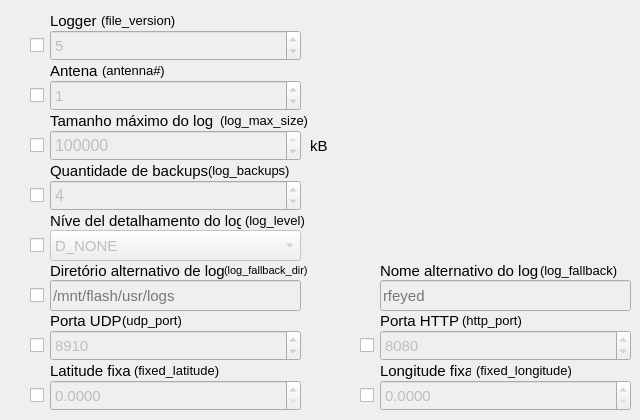
      <widget class="QWidget" name="tab_8">
       <attribute name="title">
        <string>Avançado</string>
       </attribute>
       <widget class="QLabel" name="conf_versao_label">
        <property name="geometry">
         <rect>
          <x>50</x>
          <y>10</y>
          <width>51</width>
          <height>21</height>
         </rect>
        </property>
        <property name="font">
         <font>
          <pointsize>11</pointsize>
         </font>
        </property>
        <property name="text">
         <string>Logger</string>
        </property>
       </widget>
       <widget class="QSpinBox" name="conf_versao_sbox">
        <property name="enabled">
         <bool>false</bool>
        </property>
        <property name="geometry">
         <rect>
          <x>50</x>
          <y>30</y>
          <width>251</width>
          <height>31</height>
         </rect>
        </property>
        <property name="font">
         <font>
          <pointsize>11</pointsize>
         </font>
        </property>
        <property name="maximum">
         <number>9999999</number>
        </property>
        <property name="singleStep">
         <number>1</number>
        </property>
        <property name="value">
         <number>5</number>
        </property>
        <property name="displayIntegerBase">
         <number>10</number>
        </property>
       </widget>
       <widget class="QCheckBox" name="conf_versao_check">
        <property name="geometry">
         <rect>
          <x>30</x>
          <y>30</y>
          <width>20</width>
          <height>31</height>
         </rect>
        </property>
        <property name="text">
         <string/>
        </property>
       </widget>
       <widget class="QSpinBox" name="conf_udpport_sbox">
        <property name="enabled">
         <bool>false</bool>
        </property>
        <property name="geometry">
         <rect>
          <x>50</x>
          <y>330</y>
          <width>251</width>
          <height>31</height>
         </rect>
        </property>
        <property name="font">
         <font>
          <pointsize>11</pointsize>
         </font>
        </property>
        <property name="maximum">
         <number>9999999</number>
        </property>
        <property name="singleStep">
         <number>1</number>
        </property>
        <property name="value">
         <number>8910</number>
        </property>
        <property name="displayIntegerBase">
         <number>10</number>
        </property>
       </widget>
       <widget class="QLabel" name="conf_udpport_label">
        <property name="geometry">
         <rect>
          <x>50</x>
          <y>310</y>
          <width>81</width>
          <height>21</height>
         </rect>
        </property>
        <property name="font">
         <font>
          <pointsize>11</pointsize>
         </font>
        </property>
        <property name="text">
         <string>Porta UDP</string>
        </property>
       </widget>
       <widget class="QCheckBox" name="conf_udpport_check">
        <property name="geometry">
         <rect>
          <x>30</x>
          <y>330</y>
          <width>20</width>
          <height>31</height>
         </rect>
        </property>
        <property name="text">
         <string/>
        </property>
       </widget>
       <widget class="QLabel" name="conf_httpport_label">
        <property name="geometry">
         <rect>
          <x>380</x>
          <y>310</y>
          <width>91</width>
          <height>21</height>
         </rect>
        </property>
        <property name="font">
         <font>
          <pointsize>11</pointsize>
         </font>
        </property>
        <property name="text">
         <string>Porta HTTP</string>
        </property>
       </widget>
       <widget class="QCheckBox" name="conf_httpport_check">
        <property name="geometry">
         <rect>
          <x>360</x>
          <y>330</y>
          <width>20</width>
          <height>31</height>
         </rect>
        </property>
        <property name="text">
         <string/>
        </property>
       </widget>
       <widget class="QCheckBox" name="conf_logback_check">
        <property name="geometry">
         <rect>
          <x>30</x>
          <y>180</y>
          <width>20</width>
          <height>31</height>
         </rect>
        </property>
        <property name="text">
         <string/>
        </property>
       </widget>
       <widget class="QLabel" name="conf_logback_label">
        <property name="geometry">
         <rect>
          <x>50</x>
          <y>160</y>
          <width>171</width>
          <height>21</height>
         </rect>
        </property>
        <property name="font">
         <font>
          <pointsize>11</pointsize>
         </font>
        </property>
        <property name="text">
         <string>Quantidade de backups</string>
        </property>
       </widget>
       <widget class="QSpinBox" name="conf_httpport_sbox">
        <property name="enabled">
         <bool>false</bool>
        </property>
        <property name="geometry">
         <rect>
          <x>380</x>
          <y>330</y>
          <width>251</width>
          <height>31</height>
         </rect>
        </property>
        <property name="font">
         <font>
          <pointsize>11</pointsize>
         </font>
        </property>
        <property name="maximum">
         <number>9999999</number>
        </property>
        <property name="singleStep">
         <number>1</number>
        </property>
        <property name="value">
         <number>8080</number>
        </property>
        <property name="displayIntegerBase">
         <number>10</number>
        </property>
       </widget>
       <widget class="QSpinBox" name="conf_logback_sbox">
        <property name="enabled">
         <bool>false</bool>
        </property>
        <property name="geometry">
         <rect>
          <x>50</x>
          <y>180</y>
          <width>251</width>
          <height>31</height>
         </rect>
        </property>
        <property name="font">
         <font>
          <pointsize>12</pointsize>
         </font>
        </property>
        <property name="maximum">
         <number>9999999</number>
        </property>
        <property name="singleStep">
         <number>1</number>
        </property>
        <property name="value">
         <number>4</number>
        </property>
        <property name="displayIntegerBase">
         <number>10</number>
        </property>
       </widget>
       <widget class="QCheckBox" name="conf_logmax_check">
        <property name="geometry">
         <rect>
          <x>30</x>
          <y>130</y>
          <width>20</width>
          <height>31</height>
         </rect>
        </property>
        <property name="text">
         <string/>
        </property>
       </widget>
       <widget class="QSpinBox" name="conf_logmax_sbox">
        <property name="enabled">
         <bool>false</bool>
        </property>
        <property name="geometry">
         <rect>
          <x>50</x>
          <y>130</y>
          <width>251</width>
          <height>31</height>
         </rect>
        </property>
        <property name="font">
         <font>
          <pointsize>12</pointsize>
         </font>
        </property>
        <property name="maximum">
         <number>9999999</number>
        </property>
        <property name="singleStep">
         <number>1000</number>
        </property>
        <property name="value">
         <number>100000</number>
        </property>
        <property name="displayIntegerBase">
         <number>10</number>
        </property>
       </widget>
       <widget class="QLabel" name="conf_logmax_label">
        <property name="geometry">
         <rect>
          <x>50</x>
          <y>110</y>
          <width>181</width>
          <height>21</height>
         </rect>
        </property>
        <property name="font">
         <font>
          <pointsize>11</pointsize>
         </font>
        </property>
        <property name="text">
         <string>Tamanho máximo do log</string>
        </property>
       </widget>
       <widget class="QLabel" name="conf_antena_label">
        <property name="geometry">
         <rect>
          <x>50</x>
          <y>60</y>
          <width>61</width>
          <height>21</height>
         </rect>
        </property>
        <property name="font">
         <font>
          <pointsize>11</pointsize>
         </font>
        </property>
        <property name="text">
         <string>Antena</string>
        </property>
       </widget>
       <widget class="QSpinBox" name="conf_antena_sbox">
        <property name="enabled">
         <bool>false</bool>
        </property>
        <property name="geometry">
         <rect>
          <x>50</x>
          <y>80</y>
          <width>251</width>
          <height>31</height>
         </rect>
        </property>
        <property name="font">
         <font>
          <pointsize>11</pointsize>
         </font>
        </property>
        <property name="maximum">
         <number>9999999</number>
        </property>
        <property name="singleStep">
         <number>1</number>
        </property>
        <property name="value">
         <number>1</number>
        </property>
        <property name="displayIntegerBase">
         <number>10</number>
        </property>
       </widget>
       <widget class="QCheckBox" name="conf_antena_check">
        <property name="geometry">
         <rect>
          <x>30</x>
          <y>80</y>
          <width>20</width>
          <height>31</height>
         </rect>
        </property>
        <property name="text">
         <string/>
        </property>
       </widget>
       <widget class="QLineEdit" name="conf_logfallname_edit">
        <property name="enabled">
         <bool>false</bool>
        </property>
        <property name="geometry">
         <rect>
          <x>380</x>
          <y>280</y>
          <width>251</width>
          <height>31</height>
         </rect>
        </property>
        <property name="font">
         <font>
          <pointsize>11</pointsize>
         </font>
        </property>
        <property name="placeholderText">
         <string>rfeyed</string>
        </property>
       </widget>
       <widget class="QLabel" name="conf_logfalldir_label">
        <property name="geometry">
         <rect>
          <x>50</x>
          <y>260</y>
          <width>201</width>
          <height>21</height>
         </rect>
        </property>
        <property name="font">
         <font>
          <pointsize>11</pointsize>
         </font>
        </property>
        <property name="text">
         <string>Diretório alternativo de log</string>
        </property>
       </widget>
       <widget class="QCheckBox" name="conf_logfalldir_check">
        <property name="geometry">
         <rect>
          <x>30</x>
          <y>280</y>
          <width>20</width>
          <height>31</height>
         </rect>
        </property>
        <property name="text">
         <string/>
        </property>
       </widget>
       <widget class="QLabel" name="conf_logfallname_label">
        <property name="geometry">
         <rect>
          <x>380</x>
          <y>260</y>
          <width>161</width>
          <height>21</height>
         </rect>
        </property>
        <property name="font">
         <font>
          <pointsize>11</pointsize>
         </font>
        </property>
        <property name="text">
         <string>Nome alternativo do log</string>
        </property>
       </widget>
       <widget class="QLineEdit" name="conf_logfalldir_edit">
        <property name="enabled">
         <bool>false</bool>
        </property>
        <property name="geometry">
         <rect>
          <x>50</x>
          <y>280</y>
          <width>251</width>
          <height>31</height>
         </rect>
        </property>
        <property name="font">
         <font>
          <pointsize>11</pointsize>
         </font>
        </property>
        <property name="placeholderText">
         <string>/mnt/flash/usr/logs</string>
        </property>
       </widget>
       <widget class="QComboBox" name="conf_loglevel_cbox">
        <property name="enabled">
         <bool>false</bool>
        </property>
        <property name="geometry">
         <rect>
          <x>50</x>
          <y>230</y>
          <width>251</width>
          <height>31</height>
         </rect>
        </property>
        <property name="font">
         <font>
          <pointsize>11</pointsize>
         </font>
        </property>
        <item>
         <property name="text">
          <string>D_NONE</string>
         </property>
        </item>
        <item>
         <property name="text">
          <string>D_ERROR</string>
         </property>
        </item>
        <item>
         <property name="text">
          <string>D_WARN</string>
         </property>
        </item>
        <item>
         <property name="text">
          <string>D_INFO</string>
         </property>
        </item>
        <item>
         <property name="text">
          <string>D_INFO1</string>
         </property>
        </item>
        <item>
         <property name="text">
          <string>D_INFO2</string>
         </property>
        </item>
        <item>
         <property name="text">
          <string>D_DEBUG</string>
         </property>
        </item>
        <item>
         <property name="text">
          <string>D_TRACE</string>
         </property>
        </item>
        <item>
         <property name="text">
          <string>D_ALL</string>
         </property>
        </item>
       </widget>
       <widget class="QLabel" name="conf_loglevel_label">
        <property name="geometry">
         <rect>
          <x>50</x>
          <y>210</y>
          <width>191</width>
          <height>21</height>
         </rect>
        </property>
        <property name="font">
         <font>
          <pointsize>11</pointsize>
         </font>
        </property>
        <property name="text">
         <string>Níve del detalhamento do log</string>
        </property>
       </widget>
       <widget class="QCheckBox" name="conf_loglevel_check">
        <property name="geometry">
         <rect>
          <x>30</x>
          <y>230</y>
          <width>20</width>
          <height>31</height>
         </rect>
        </property>
        <property name="text">
         <string/>
        </property>
       </widget>
       <widget class="QDoubleSpinBox" name="conf_latitude_sbox">
        <property name="enabled">
         <bool>false</bool>
        </property>
        <property name="geometry">
         <rect>
          <x>50</x>
          <y>380</y>
          <width>251</width>
          <height>31</height>
         </rect>
        </property>
        <property name="font">
         <font>
          <pointsize>11</pointsize>
         </font>
        </property>
        <property name="suffix">
         <string/>
        </property>
        <property name="decimals">
         <number>4</number>
        </property>
        <property name="maximum">
         <double>999999.999900000053458</double>
        </property>
       </widget>
       <widget class="QDoubleSpinBox" name="conf_longitude_sbox">
        <property name="enabled">
         <bool>false</bool>
        </property>
        <property name="geometry">
         <rect>
          <x>380</x>
          <y>380</y>
          <width>251</width>
          <height>31</height>
         </rect>
        </property>
        <property name="font">
         <font>
          <pointsize>11</pointsize>
         </font>
        </property>
        <property name="suffix">
         <string/>
        </property>
        <property name="decimals">
         <number>4</number>
        </property>
        <property name="maximum">
         <double>999999.999900000053458</double>
        </property>
       </widget>
       <widget class="QLabel" name="conf_latitude_label">
        <property name="geometry">
         <rect>
          <x>50</x>
          <y>360</y>
          <width>81</width>
          <height>21</height>
         </rect>
        </property>
        <property name="font">
         <font>
          <pointsize>11</pointsize>
         </font>
        </property>
        <property name="text">
         <string>Latitude fixa</string>
        </property>
       </widget>
       <widget class="QLabel" name="conf_longitude_label">
        <property name="geometry">
         <rect>
          <x>380</x>
          <y>360</y>
          <width>91</width>
          <height>21</height>
         </rect>
        </property>
        <property name="font">
         <font>
          <pointsize>11</pointsize>
         </font>
        </property>
        <property name="text">
         <string>Longitude fixa</string>
        </property>
       </widget>
       <widget class="QCheckBox" name="conf_latitude_check">
        <property name="geometry">
         <rect>
          <x>30</x>
          <y>380</y>
          <width>20</width>
          <height>31</height>
         </rect>
        </property>
        <property name="text">
         <string/>
        </property>
       </widget>
       <widget class="QCheckBox" name="conf_longitude_check">
        <property name="geometry">
         <rect>
          <x>360</x>
          <y>380</y>
          <width>20</width>
          <height>31</height>
         </rect>
        </property>
        <property name="text">
         <string/>
        </property>
       </widget>
       <widget class="QLabel" name="conf_versao_label_2">
        <property name="geometry">
         <rect>
          <x>101</x>
          <y>10</y>
          <width>81</width>
          <height>21</height>
         </rect>
        </property>
        <property name="font">
         <font>
          <pointsize>10</pointsize>
         </font>
        </property>
        <property name="text">
         <string>(file_version)</string>
        </property>
       </widget>
       <widget class="QLabel" name="conf_logfalldir_label_2">
        <property name="geometry">
         <rect>
          <x>224</x>
          <y>260</y>
          <width>100</width>
          <height>21</height>
         </rect>
        </property>
        <property name="font">
         <font>
          <pointsize>8</pointsize>
         </font>
        </property>
        <property name="text">
         <string>(log_fallback_dir)</string>
        </property>
       </widget>
       <widget class="QLabel" name="conf_antena_label_2">
        <property name="geometry">
         <rect>
          <x>102</x>
          <y>60</y>
          <width>70</width>
          <height>21</height>
         </rect>
        </property>
        <property name="font">
         <font>
          <pointsize>10</pointsize>
         </font>
        </property>
        <property name="text">
         <string>(antenna#)</string>
        </property>
       </widget>
       <widget class="QLabel" name="conf_logmax_label_2">
        <property name="geometry">
         <rect>
          <x>220</x>
          <y>110</y>
          <width>90</width>
          <height>21</height>
         </rect>
        </property>
        <property name="font">
         <font>
          <pointsize>10</pointsize>
         </font>
        </property>
        <property name="text">
         <string>(log_max_size)</string>
        </property>
       </widget>
       <widget class="QLabel" name="conf_logback_label_2">
        <property name="geometry">
         <rect>
          <x>208</x>
          <y>160</y>
          <width>81</width>
          <height>21</height>
         </rect>
        </property>
        <property name="font">
         <font>
          <pointsize>10</pointsize>
         </font>
        </property>
        <property name="text">
         <string>(log_backups)</string>
        </property>
       </widget>
       <widget class="QLabel" name="conf_loglevel_label_2">
        <property name="geometry">
         <rect>
          <x>245</x>
          <y>210</y>
          <width>81</width>
          <height>21</height>
         </rect>
        </property>
        <property name="font">
         <font>
          <pointsize>10</pointsize>
         </font>
        </property>
        <property name="text">
         <string>(log_level)</string>
        </property>
       </widget>
       <widget class="QLabel" name="conf_logfallname_label_2">
        <property name="geometry">
         <rect>
          <x>540</x>
          <y>260</y>
          <width>81</width>
          <height>21</height>
         </rect>
        </property>
        <property name="font">
         <font>
          <pointsize>10</pointsize>
         </font>
        </property>
        <property name="text">
         <string>(log_fallback)</string>
        </property>
       </widget>
       <widget class="QLabel" name="conf_udpport_label_2">
        <property name="geometry">
         <rect>
          <x>122</x>
          <y>310</y>
          <width>61</width>
          <height>21</height>
         </rect>
        </property>
        <property name="font">
         <font>
          <pointsize>10</pointsize>
         </font>
        </property>
        <property name="text">
         <string>(udp_port)</string>
        </property>
       </widget>
       <widget class="QLabel" name="conf_httpport_label_2">
        <property name="geometry">
         <rect>
          <x>462</x>
          <y>310</y>
          <width>81</width>
          <height>21</height>
         </rect>
        </property>
        <property name="font">
         <font>
          <pointsize>10</pointsize>
         </font>
        </property>
        <property name="text">
         <string>(http_port)</string>
        </property>
       </widget>
       <widget class="QLabel" name="conf_latitude_label_2">
        <property name="geometry">
         <rect>
          <x>134</x>
          <y>360</y>
          <width>91</width>
          <height>21</height>
         </rect>
        </property>
        <property name="font">
         <font>
          <pointsize>10</pointsize>
         </font>
        </property>
        <property name="text">
         <string>(fixed_latitude)</string>
        </property>
       </widget>
       <widget class="QLabel" name="conf_longitude_label_2">
        <property name="geometry">
         <rect>
          <x>476</x>
          <y>360</y>
          <width>101</width>
          <height>21</height>
         </rect>
        </property>
        <property name="font">
         <font>
          <pointsize>10</pointsize>
         </font>
        </property>
        <property name="text">
         <string>(fixed_longitude)</string>
        </property>
       </widget>
       <widget class="QLabel" name="conf_kb_label_2">
        <property name="geometry">
         <rect>
          <x>310</x>
          <y>130</y>
          <width>41</width>
          <height>31</height>
         </rect>
        </property>
        <property name="font">
         <font>
          <pointsize>11</pointsize>
         </font>
        </property>
        <property name="text">
         <string>kB</string>
        </property>
       </widget>
      </widget>
